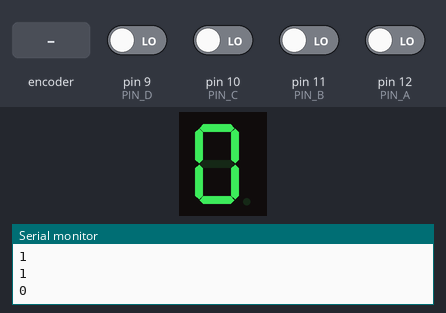
The sketch below on a simulated Arduino Uno, built with avr-gcc and run on an emulated ATmega328P. Shown: 1-digit seven-segment display, the last lines printed to the serial monitor. Wiring (inferred from the names in the program): 1-digit 7-segment display, segments lit when HIGH: segments pin 7, pin 8, pin 4, pin 3, pin 2, pin 6, pin 5. The inputs (shaded band) are chosen by the test bench; at power-on: pin 9 (PIN_D), pin 10 (PIN_C), pin 11 (PIN_B), pin 12 (PIN_A) LOW. The segment pins are drawn as the display they are named for.

Above: at 1.8 s.
1.9 s: rotary encoder on pin 12 (PIN_A) / pin 11 (PIN_B) turned 1 step (first pin leading)
At 2.7 s:
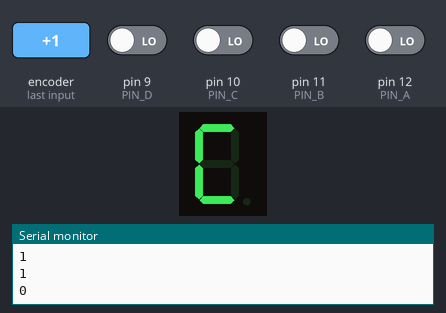
3.6 s: pin 9 (PIN_D) driven HIGH
At 4.3 s:
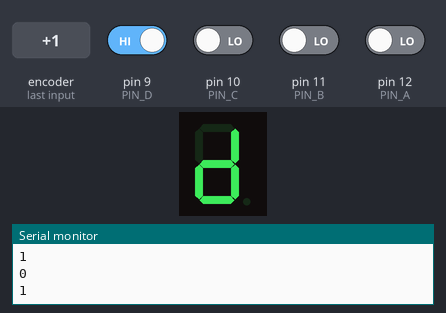
5.5 s: pin 10 (PIN_C) driven HIGH
At 6.7 s:
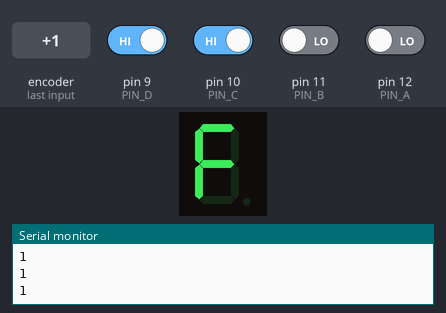
7.0 s: pin 9 (PIN_D) driven LOW
At 7.9 s:
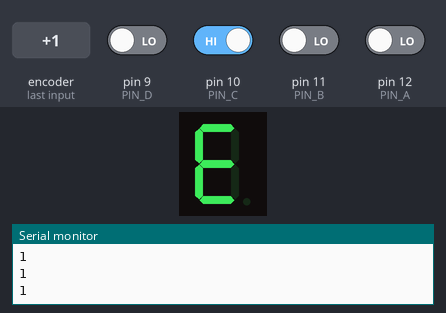
8.5 s: rotary encoder on pin 12 (PIN_A) / pin 11 (PIN_B) turned 2 steps (second pin leading)
At 8.9 s:
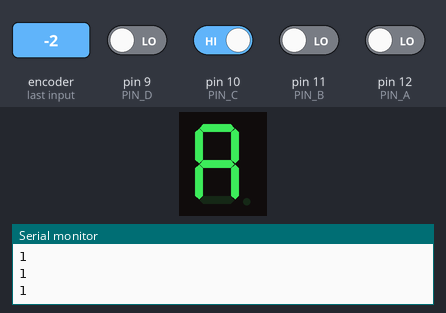
10.5 s: pin 10 (PIN_C) driven LOW
At 10.8 s:
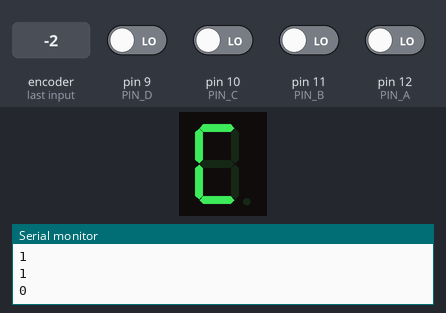
Timing chart, 0 to 13.0 s (numbered marks = the images above; inputs shaded):
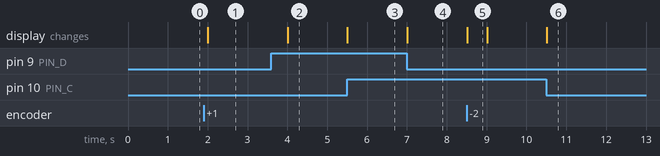

Measured:
- after the input at 1.9 s, the display: changes after 0.10 s (image 1)
- after the input at 3.6 s, the display: changes after 0.41 s (image 2)
- after the input at 5.5 s, the display: changes at once (image 3)
- after the input at 7.0 s, the display: changes at once (image 4)
- after the input at 8.5 s, the display: changes at once (image 5)
- after the input at 10.5 s, the display: changes at once (image 6)

The sketch:

funky_leelo1.ino
```cpp
/**
 * CONSTANTS PIN
 */
const byte PIN_A = 12;
const byte PIN_B = 11;
const byte PIN_C = 10;
const byte PIN_D = 9;

/**
 * SEGMENTS PIN
 */
const byte SEGMENT_A = 7;
const byte SEGMENT_B = 8;
const byte SEGMENT_C = 4;
const byte SEGMENT_D = 3;
const byte SEGMENT_E = 2;
const byte SEGMENT_F = 6;
const byte SEGMENT_G = 5;

/**
 * Initialize a pin mode.
 */
void setup()
{
  pinMode(PIN_A, INPUT);
  pinMode(PIN_B, INPUT);
  pinMode(PIN_C, INPUT);
  pinMode(PIN_D, INPUT);

  pinMode(SEGMENT_A, OUTPUT);
  pinMode(SEGMENT_B, OUTPUT);
  pinMode(SEGMENT_C, OUTPUT);
  pinMode(SEGMENT_D, OUTPUT);
  pinMode(SEGMENT_E, OUTPUT);
  pinMode(SEGMENT_F, OUTPUT);
  pinMode(SEGMENT_G, OUTPUT);
  Serial.begin(9600);
}

/**
 * On Segment A.
 */
void onA(byte pinA, byte pinB, byte pinC, byte pinD)
{
  bool a = (pinB && pinC) || (!pinA && pinC && pinD) || (!pinA && pinB && pinD) || (pinA && !pinC && !pinD) || (pinA && !pinB && !pinC) || (!pinB && !pinD);
  Serial.println( a );
  digitalWrite(SEGMENT_A, a);
}

/**
 * On Segment B.
 */
void onB(byte pinA, byte pinB, byte pinC, byte pinD)
{
  bool b = (!pinA && !pinB) || (!pinA && !pinC && !pinD) || (!pinA && pinC && pinD) || (pinA && !pinC && pinD) || (!pinB && !pinD);
  Serial.println( b );
  digitalWrite(SEGMENT_B, b);
}

/**
 * On Segment C.
 */
void onC(byte pinA, byte pinB, byte pinC, byte pinD)
{
  bool c = (!pinA && pinD) || (!pinA && pinB || pinA && !pinB) || (!pinB && !pinC) || (pinA && !pinC && pinD);
  Serial.println( c );
  digitalWrite(SEGMENT_C, c);
}

/**
 * On Segment D.
 */
void onD(byte pinA, byte pinB, byte pinC, byte pinD)
{
  bool d = (!pinA && !pinB && !pinD) || (!pinB && pinC && pinD) || (pinB && !pinC && pinD) || (pinB && pinC && !pinD) || (pinA && !pinC && !pinD);
  Serial.println( d );
  digitalWrite(SEGMENT_D, d);
}

/**
 * On Segment E.
 */
void onE(byte pinA, byte pinB, byte pinC, byte pinD)
{
  bool e = (!pinB && !pinD) || (pinA && pinB) || (pinA && pinC) || (pinC && !pinD);
  Serial.println( e );
  digitalWrite(SEGMENT_E, e);
}

/**
 * On Segment F.
 */
void onF(byte pinA, byte pinB, byte pinC, byte pinD)
{
  bool f = (!pinC && !pinD) || (!pinA && pinB && !pinC) || (pinA && !pinB) || (pinA && pinC)  || (pinB && pinC && !pinD);
  Serial.println( f );
  digitalWrite(SEGMENT_F, f);
}

/**
 * On Segment G.
 */
void onG(byte pinA, byte pinB, byte pinC, byte pinD)
{
  bool g = (!pinA && !pinB && pinC) || (!pinA && pinB && !pinD) || (pinB && !pinC && pinD) || (pinA && pinB && pinC)  || (pinA && !pinB);
  Serial.println( g );
  digitalWrite(SEGMENT_G, g);
}

/**
 * System Loop.
 */
void loop()
{
  byte pinA = digitalRead(PIN_A);
  byte pinB = digitalRead(PIN_B);
  byte pinC = digitalRead(PIN_C);
  byte pinD = digitalRead(PIN_D);

  onA(pinA, pinB, pinC, pinD);
  onB(pinA, pinB, pinC, pinD);
  onC(pinA, pinB, pinC, pinD);
  onD(pinA, pinB, pinC, pinD);
  onE(pinA, pinB, pinC, pinD);
  onF(pinA, pinB, pinC, pinD);
  onG(pinA, pinB, pinC, pinD);

  delay(500);
}
```
